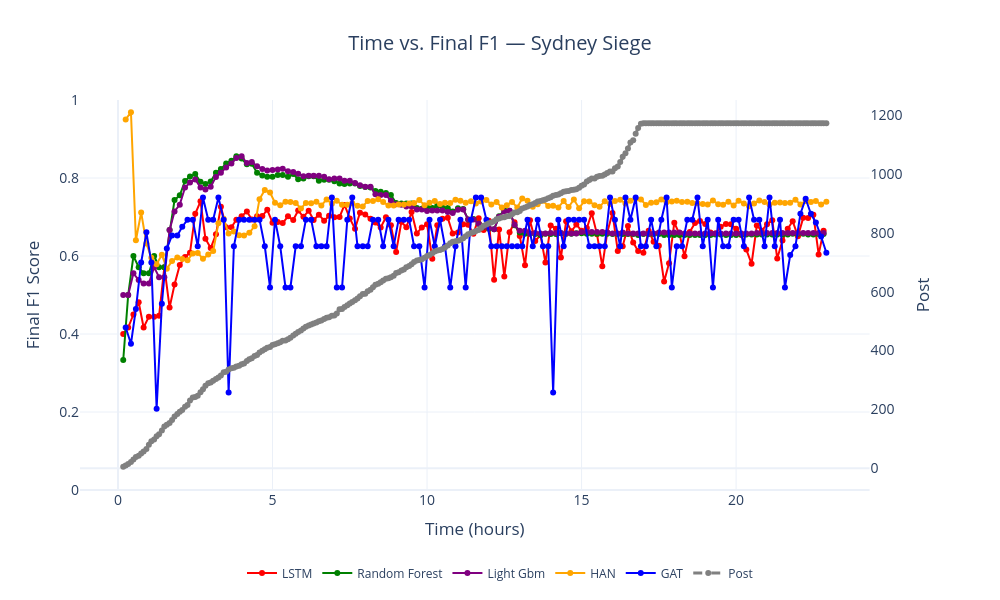

The notebook cell this image was saved under:
### Code cell
import plotly.graph_objects as go
from plotly.subplots import make_subplots
import pandas as pd

# Filter for the Ottawa Shooting dataset
df_filtered = df_all_tl[df_all_tl['dataset'] == 'sydney_siege'].copy()

# Ensure x-axis is sorted and numeric (or datetime), convert if necessary
# If time_cut_hours is numeric:
df_filtered['time_cut_hours'] = pd.to_numeric(df_filtered['time_cut_hours'], errors='coerce')
df_filtered = df_filtered.dropna(subset=['time_cut_hours']).sort_values('time_cut_hours')

# Aggregate POST once per time_cut_hours (take first or mean — choose what makes sense)
df_post = (
    df_filtered.groupby('time_cut_hours', as_index=False)
               .agg({'post': 'first'})   # change 'first' to 'mean' if preferred
               .sort_values('time_cut_hours')
)

# Create figure with secondary y-axis
fig = make_subplots(specs=[[{"secondary_y": True}]])

# Plot Final F1 for each model on primary y-axis
models = df_filtered['model'].unique()
colors = ['red', 'green', 'purple', 'orange', 'blue', 'brown']  # extend if needed

for i, model in enumerate(models):
    df_model = df_filtered[df_filtered['model'] == model].sort_values('time_cut_hours')
    fig.add_trace(
        go.Scatter(
            x=df_model['time_cut_hours'],
            y=df_model['metrics.final_precision'],
            mode='lines+markers',
            name=str(model),
            line=dict(color=colors[i % len(colors)])
        ),
        secondary_y=False,
    )

# Add single POST line on secondary y-axis (right)
fig.add_trace(
    go.Scatter(
        x=df_post['time_cut_hours'],
        y=df_post['post'],
        mode='lines+markers',
        name='Post',
        line=dict(color='gray', width=3, dash='dash'),
        marker=dict(symbol='circle')
    ),
    secondary_y=True,
)

# Layout & axes
fig.update_layout(
    title="Time vs. Final F1 — Sydney Siege",
    title_x=0.5,
    template='plotly_white',
    width=1000,
    height=600,
    font=dict(size=14),
    legend=dict(orientation="h", yanchor="bottom", y=-0.25, xanchor="center", x=0.5, font=dict(size=12))
)

fig.update_xaxes(title_text="Time (hours)")
fig.update_yaxes(title_text="Final F1 Score", range=[0, 1], secondary_y=False)
fig.update_yaxes(title_text="Post", secondary_y=True, showgrid=False)

fig.show()

### Figure 1 — Plotly figure (JSON) as saved in the notebook; plotly's stock layout.template omitted (floating-point values rounded to 4 significant figures; data arrays with more than 128 entries replaced by an {"elided": "..."} marker saying what was removed)
{"data": [{"line": {"color": "red"}, "mode": "lines+markers", "name": "LSTM", "type": "scatter", "x": {"elided": "137 float values"}, "xaxis": "x", "y": {"elided": "137 float values"}, "yaxis": "y"}, {"line": {"color": "green"}, "mode": "lines+markers", "name": "Random Forest", "type": "scatter", "x": {"elided": "137 float values"}, "xaxis": "x", "y": {"elided": "137 float values"}, "yaxis": "y"}, {"line": {"color": "purple"}, "mode": "lines+markers", "name": "Light Gbm", "type": "scatter", "x": {"elided": "137 float values"}, "xaxis": "x", "y": {"elided": "137 float values"}, "yaxis": "y"}, {"line": {"color": "orange"}, "mode": "lines+markers", "name": "HAN", "type": "scatter", "x": {"elided": "137 float values"}, "xaxis": "x", "y": {"elided": "137 float values"}, "yaxis": "y"}, {"line": {"color": "blue"}, "mode": "lines+markers", "name": "GAT", "type": "scatter", "x": {"elided": "137 float values"}, "xaxis": "x", "y": {"elided": "137 float values"}, "yaxis": "y"}, {"line": {"color": "gray", "dash": "dash", "width": 3}, "marker": {"symbol": "circle"}, "mode": "lines+markers", "name": "Post", "type": "scatter", "x": {"elided": "274 float values"}, "xaxis": "x", "y": {"elided": "274 int values"}, "yaxis": "y2"}], "layout": {"font": {"size": 14}, "height": 600, "legend": {"font": {"size": 12}, "orientation": "h", "x": 0.5, "xanchor": "center", "y": -0.25, "yanchor": "bottom"}, "title": {"text": "Time vs. Final F1 — Sydney Siege", "x": 0.5}, "width": 1000, "xaxis": {"anchor": "y", "autorange": true, "domain": [0, 0.94], "range": [-1.229, 24.32], "title": {"text": "Time (hours)"}, "type": "linear"}, "yaxis": {"anchor": "x", "domain": [0, 1], "range": [0, 1], "title": {"text": "Final F1 Score"}, "type": "linear"}, "yaxis2": {"anchor": "x", "autorange": true, "overlaying": "y", "range": [-73.99, 1251.0], "showgrid": false, "side": "right", "title": {"text": "Post"}, "type": "linear"}}}
